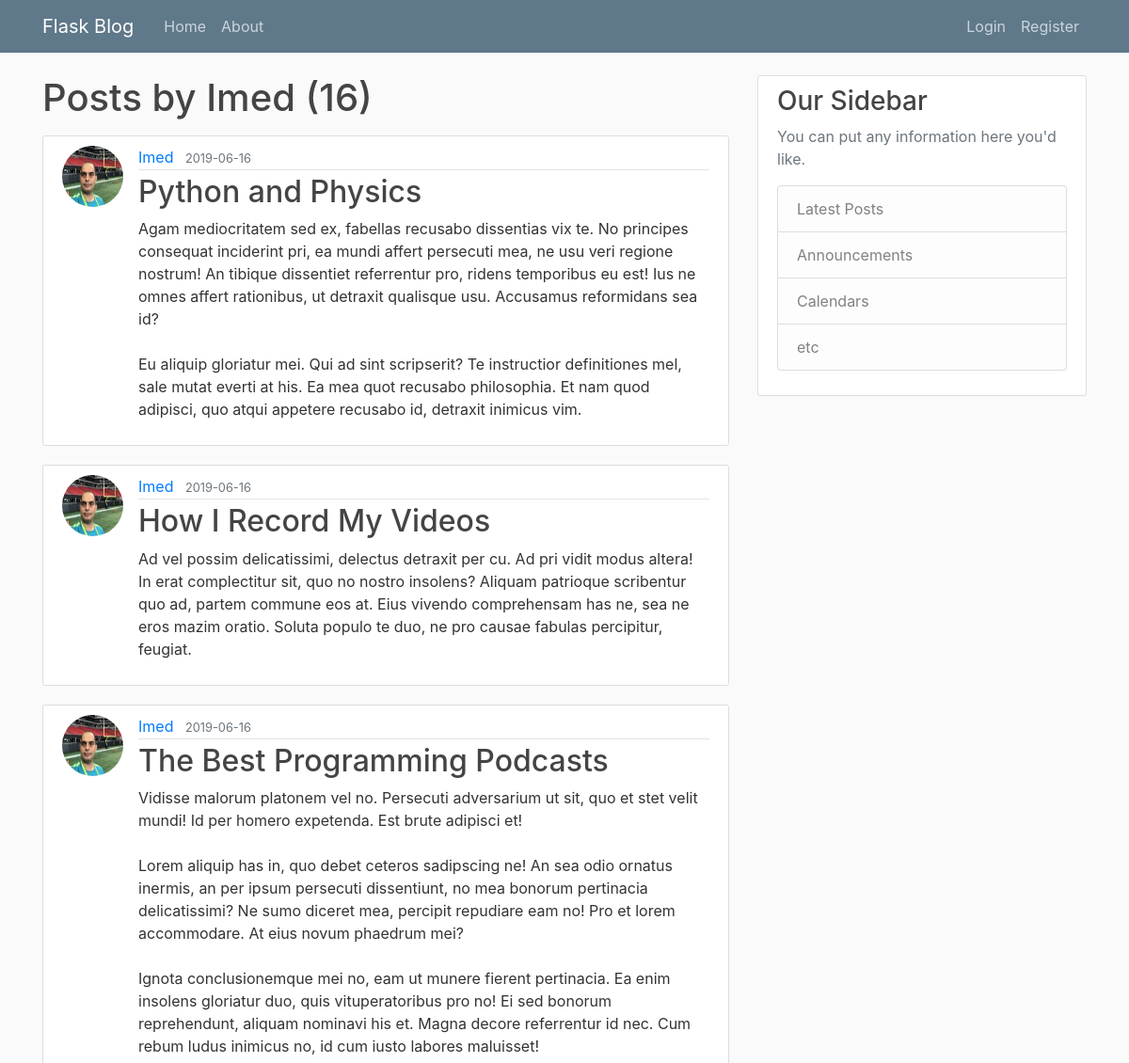
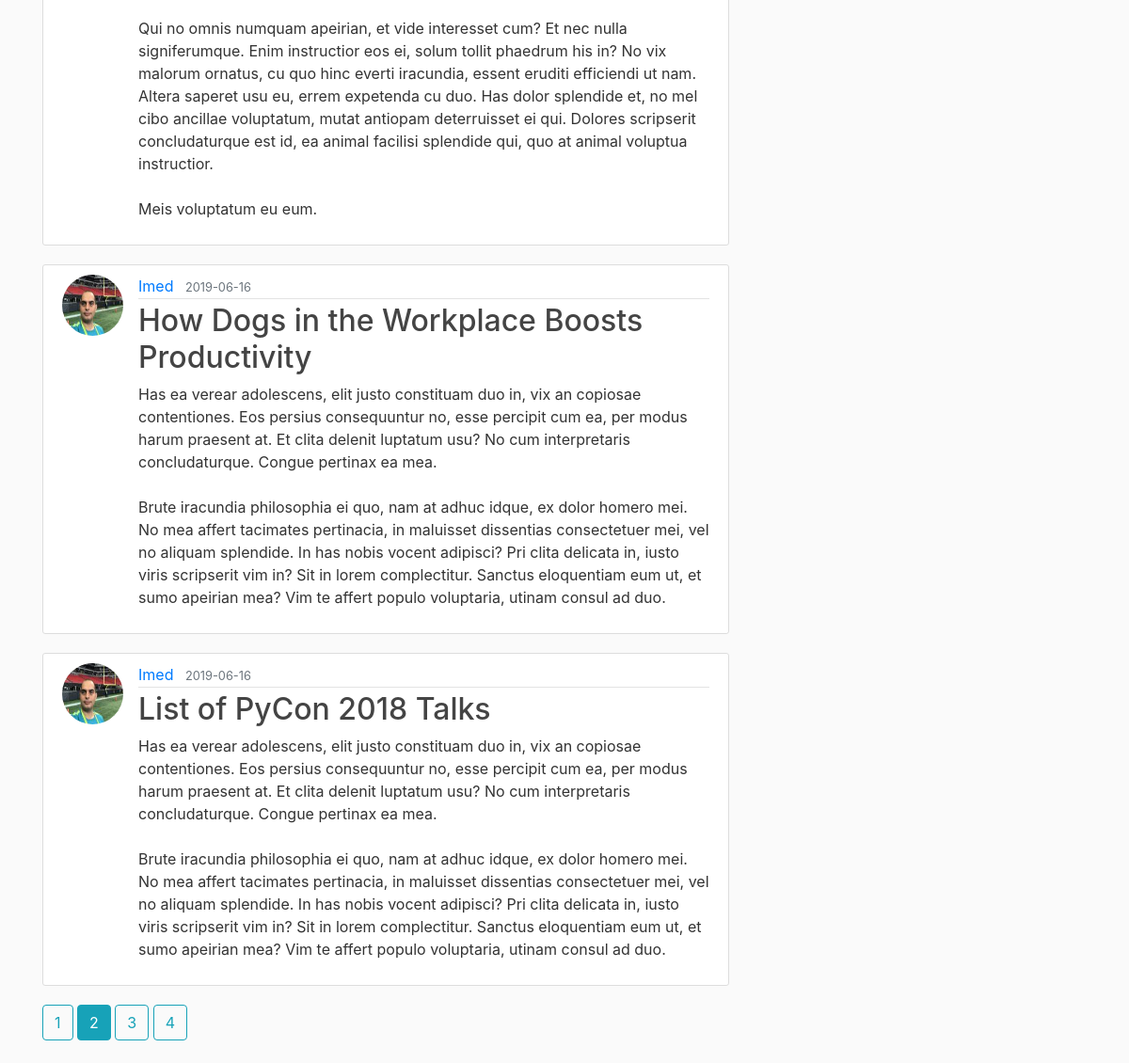
/user/Imed?page=2, run on the app's committed database (2 pictures, top to bottom).
### flaskblog/models.py (models this page shows, shortened)
class User(db.Model, UserMixin):
    id = db.Column(db.Integer, primary_key=True)
    username = db.Column(db.String(20), unique=True, nullable=False)
    email = db.Column(db.String(120), unique=True, nullable=False)
    image_file = db.Column(db.String(20), nullable=False, default='default.jpg')
    password = db.Column(db.String(60), nullable=False)
    posts = db.relationship('Post', backref='author', lazy=True)

class Post(db.Model):
    id = db.Column(db.Integer, primary_key=True)
    title = db.Column(db.String(100), nullable=False)
    date_posted = db.Column(db.DateTime, nullable=False, default=datetime.utcnow)
    content = db.Column(db.Text, nullable=False)
    user_id = db.Column(db.Integer, db.ForeignKey('user.id'), nullable=False)

### flaskblog/routes.py (the view)
@app.route("/user/<string:username>")
def user_posts(username):
    user = User.query.filter_by(username=username).first_or_404()
    page = request.args.get('page', 1, type=int)
    posts = Post.query.filter_by(author=user)\
        .order_by(Post.date_posted.desc())\
        .paginate(page=page, per_page=5)
    return render_template('user_posts.html', posts=posts, user=user)

### flaskblog/templates/user_posts.html (shortened to what this page needs)
{% extends "layout.html" %}
{% block content %}
    <h1 class="mb-3">Posts by {{ user.username }} ({{ posts.total }})</h1>
    {% for post in posts.items %}
        <article class="media content-section">
            <image class="rounded-circle article-img" src="{{ url_for('static', filename='profile_pics/' + post.author.image_file) }}">
          <div class="media-body">
            <div class="article-metadata">
              <a class="mr-2" href="{{ url_for('user_posts', username=post.author.username) }}">{{ post.author.username }}</a>
              <small class="text-muted">{{ post.date_posted.strftime('%Y-%m-%d') }}</small>
            </div>
            <h2><a class="article-title" href="{{ url_for('post', post_id=post.id) }}">{{ post.title }}</a></h2>
            <p class="article-content">{{ post.content }}</p>
          </div>
        </article>
    {% endfor %}
    {% for page_num in posts.iter_pages(left_edge=1, right_edge=1, left_current=1, right_current=2) %}
        {% if page_num %}
            {% if posts.page == page_num %}
                <a class="btn btn-info mb-4" href="{{ url_for('user_posts', username=user.username, page=page_num) }}">{{ page_num }}</a>
            {% else %}
                <a class="btn btn-outline-info mb-4" href="{{ url_for('user_posts', username=user.username, page=page_num) }}">{{ page_num }}</a>
            {% endif %}
        {% endif %}
    {% endfor %}
{% endblock content %}

### flaskblog/static/main.css (style rules this page uses)
body { background: #fafafa; color: #333333; margin-top: 5rem; }
h1, h2, h3, h4, h5, h6 { color: #444444; }
.content-section { background: #ffffff; padding: 10px 20px; border: 1px solid #dddddd; border-radius: 3px; margin-bottom: 20px; }
.article-title { color: #444444; }
.article-content { white-space: pre-line; }
.article-img { height: 65px; width: 65px; margin-right: 16px; }
.article-metadata { padding-bottom: 1px; margin-bottom: 4px; border-bottom: 1px solid #e3e3e3 }

### data on the page
User: username "Imed"
Post: image_file (picture), author.username "Imed", date_posted "2019-06-16", title "Python and Physics", content "Agam mediocritatem sed ex, fabellas recusabo dissentias vix te. No principes consequat inciderint pri, ea mundi affert persecuti mea, ne usu veri regione nostrum! An tibique dissentiet referrentur pro, ridens temporibus eu est! Ius ne omnes affert rationibus, ut detraxit qualisque usu. Accusamus reformidans sea id? Eu aliquip gloriatur mei. Qui ad sint scripserit? Te instructior definitiones mel, sale mutat everti at his. Ea mea quot recusabo philosophia. Et nam quod adipisci, quo atqui appetere recusabo id, detraxit inimicus vim."
Post: image_file (picture), author.username "Imed", date_posted "2019-06-16", title "How I Record My Videos", content "Ad vel possim delicatissimi, delectus detraxit per cu. Ad pri vidit modus altera! In erat complectitur sit, quo no nostro insolens? Aliquam patrioque scribentur quo ad, partem commune eos at. Eius vivendo comprehensam has ne, sea ne eros mazim oratio. Soluta populo te duo, ne pro causae fabulas percipitur, feugiat."
Post: image_file (picture), author.username "Imed", date_posted "2019-06-16", title "The Best Programming Podcasts", content "Vidisse malorum platonem vel no. Persecuti adversarium ut sit, quo et stet velit mundi! Id per homero expetenda. Est brute adipisci et! Lorem aliquip has in, quo debet ceteros sadipscing ne! An sea odio ornatus inermis, an per ipsum persecuti dissentiunt, no mea bonorum pertinacia delicatissimi? Ne sumo diceret mea, percipit repudiare eam no! Pro et lorem accommodare. At eius novum phaedrum mei? Ignota conclusionemque mei no, eam ut munere fierent pertinacia. Ea enim insolens gloriatur duo, quis vituperatoribus pro no! Ei sed bonorum reprehendunt, aliquam nominavi his et. Magna decore referrentur id nec. Cum rebum ludus inimicus no, id cum iusto labores maluisset! Qui no omnis numquam…"
Post: image_file (picture), author.username "Imed", date_posted "2019-06-16", title "How Dogs in the Workplace Boosts Productivity", content "Has ea verear adolescens, elit justo constituam duo in, vix an copiosae contentiones. Eos persius consequuntur no, esse percipit cum ea, per modus harum praesent at. Et clita delenit luptatum usu? No cum interpretaris concludaturque. Congue pertinax ea mea. Brute iracundia philosophia ei quo, nam at adhuc idque, ex dolor homero mei. No mea affert tacimates pertinacia, in maluisset dissentias consectetuer mei, vel no aliquam splendide. In has nobis vocent adipisci? Pri clita delicata in, iusto viris scripserit vim in? Sit in lorem complectitur. Sanctus eloquentiam eum ut, et sumo apeirian mea? Vim te affert populo voluptaria, utinam consul ad duo."
Post: image_file (picture), author.username "Imed", date_posted "2019-06-16", title "List of PyCon 2018 Talks", content "Has ea verear adolescens, elit justo constituam duo in, vix an copiosae contentiones. Eos persius consequuntur no, esse percipit cum ea, per modus harum praesent at. Et clita delenit luptatum usu? No cum interpretaris concludaturque. Congue pertinax ea mea. Brute iracundia philosophia ei quo, nam at adhuc idque, ex dolor homero mei. No mea affert tacimates pertinacia, in maluisset dissentias consectetuer mei, vel no aliquam splendide. In has nobis vocent adipisci? Pri clita delicata in, iusto viris scripserit vim in? Sit in lorem complectitur. Sanctus eloquentiam eum ut, et sumo apeirian mea? Vim te affert populo voluptaria, utinam consul ad duo."

### other printed values
{{ posts.total }} "16"
{{ page_num }} "1" "3" "4"
{{ page_num }} "2"
